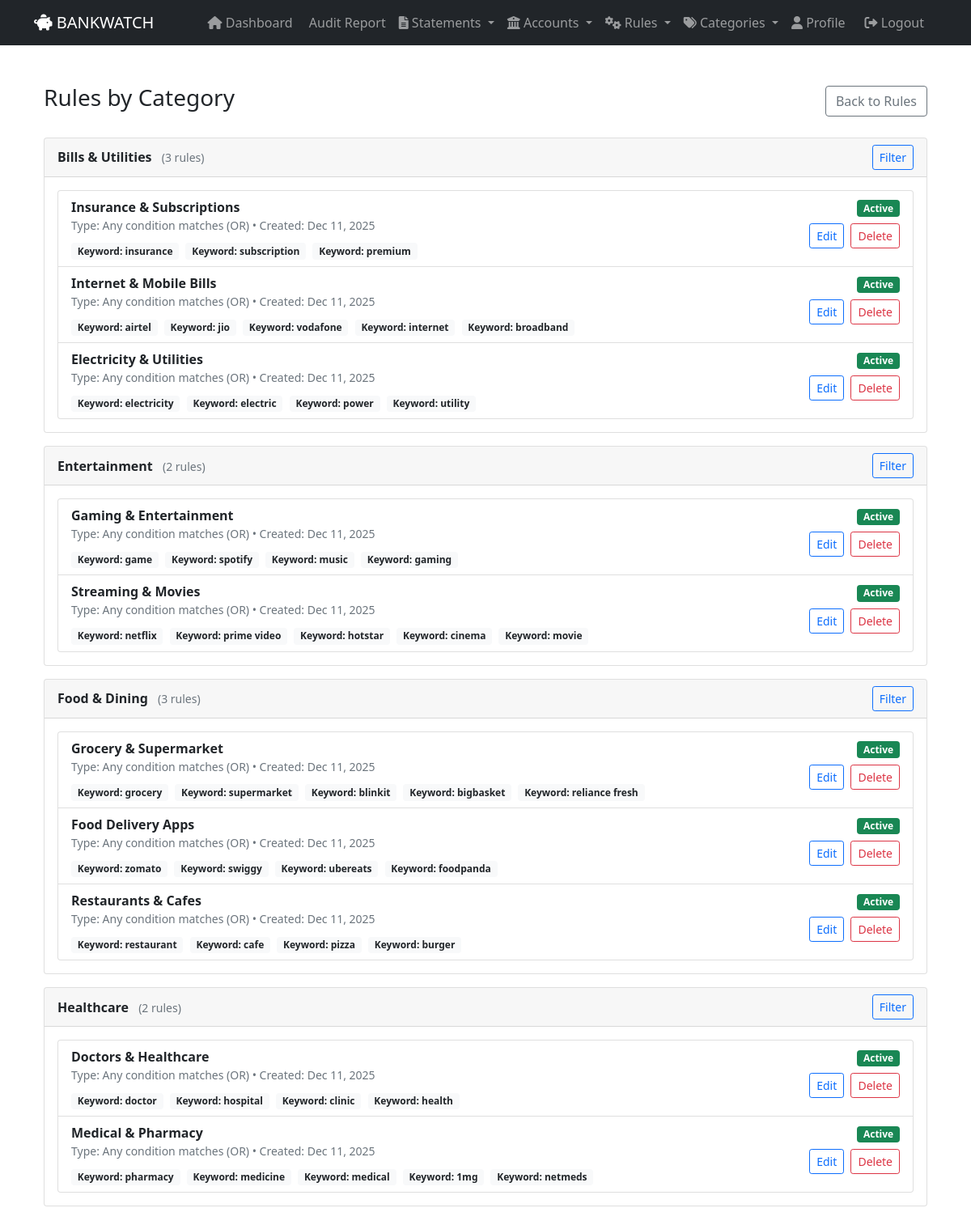
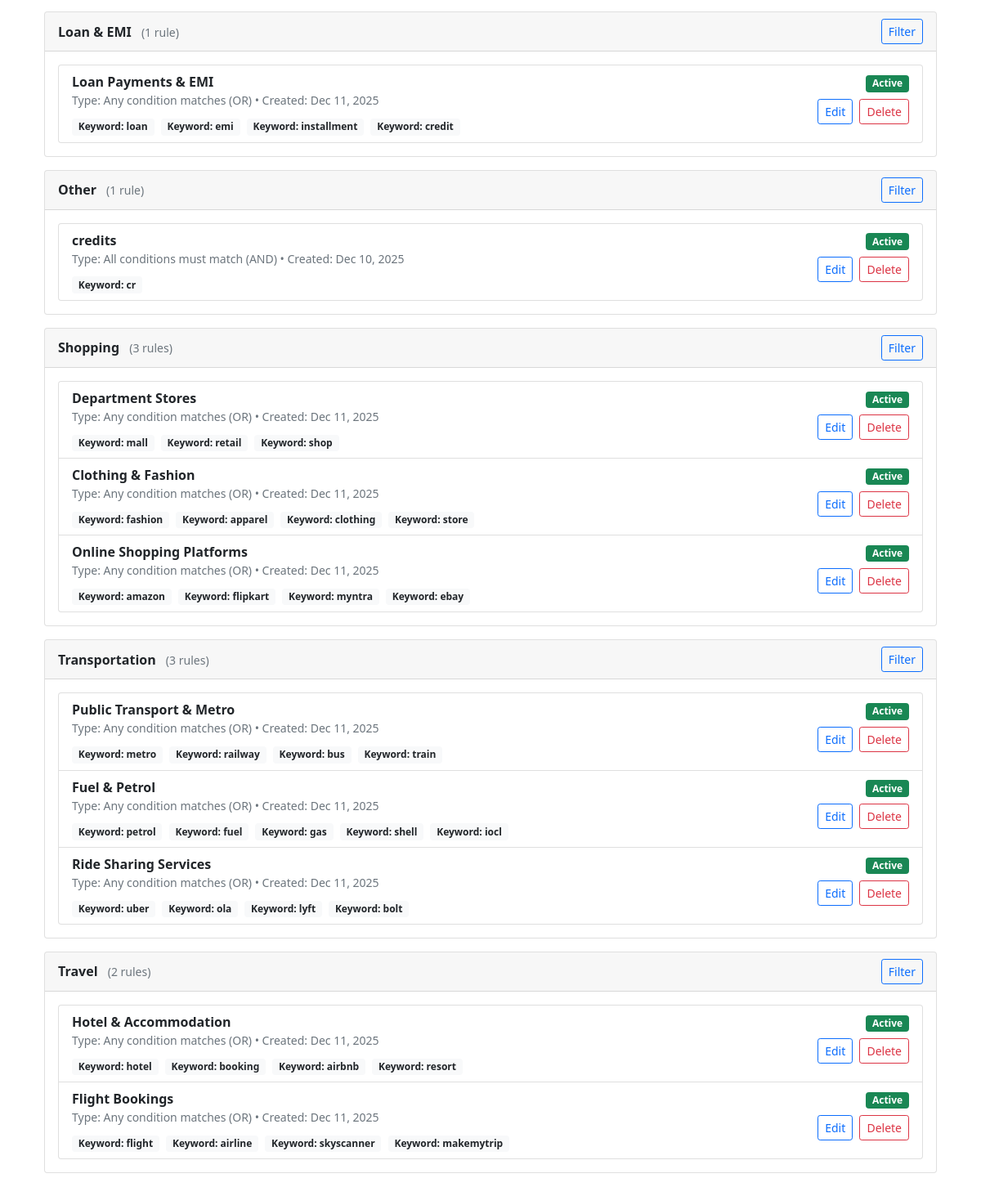
Before: /analyzer/rules/categorized/ (signed in) with the older database file (2 pictures, top to bottom).
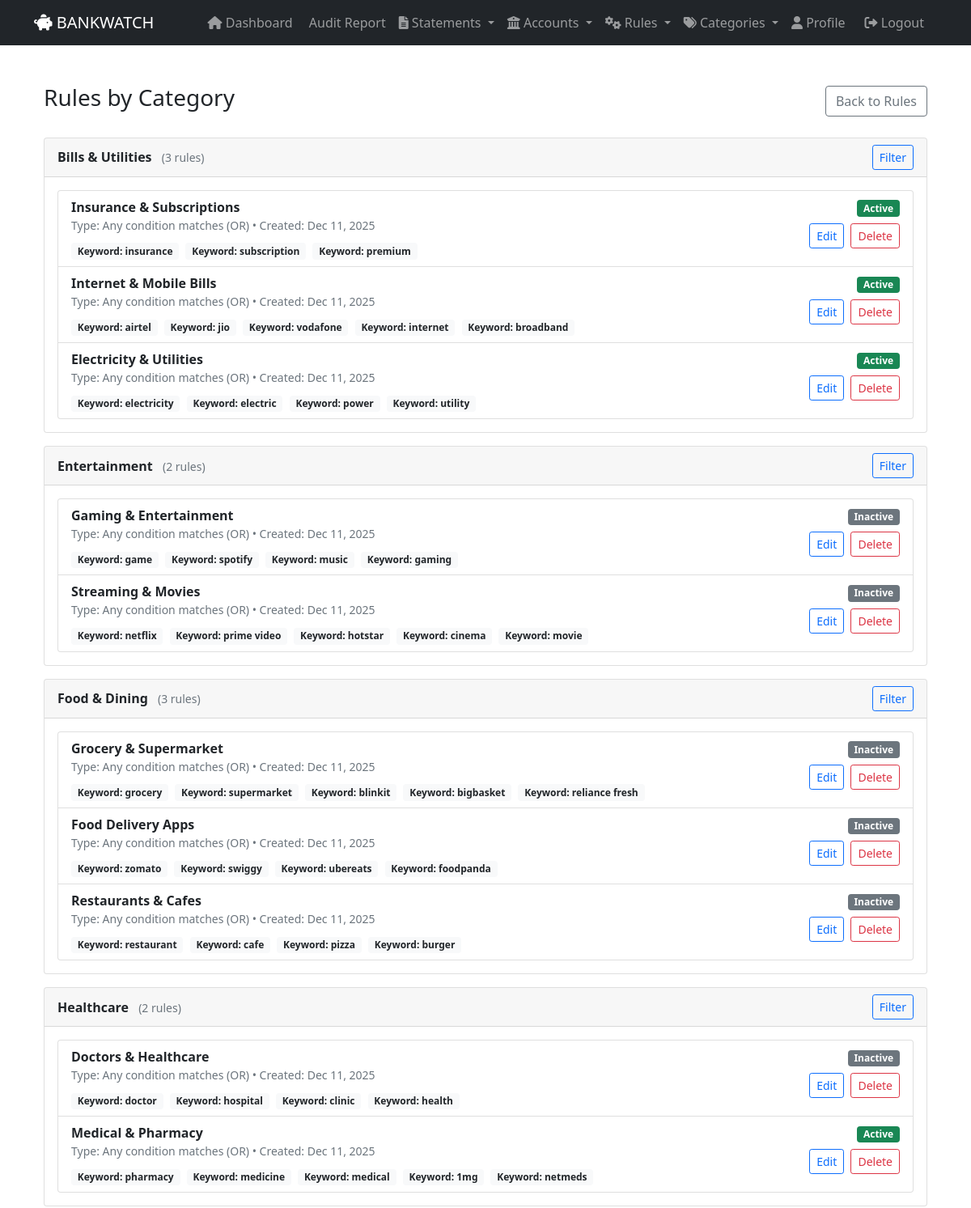
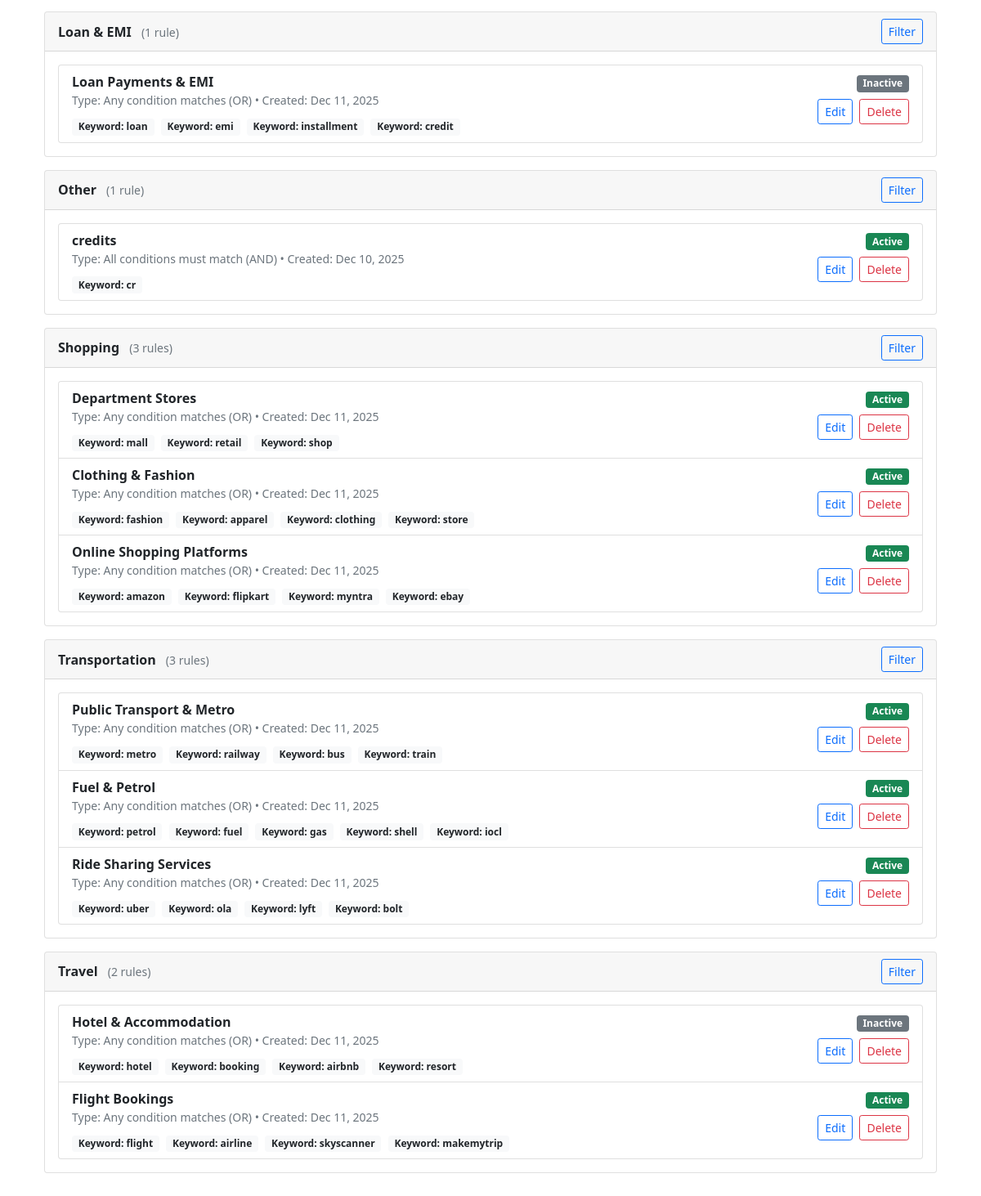
After: the same page with the newer database file (2 pictures, top to bottom).
### analyzer/models.py (models this page shows, shortened)
class Rule(models.Model):
    user = models.ForeignKey(User, on_delete=models.CASCADE, related_name='rules')
    name = models.CharField(max_length=100)
    category = models.CharField(max_length=20, choices=Transaction.CATEGORY_CHOICES, default='OTHER')
    is_active = models.BooleanField(default=True)
    created_at = models.DateTimeField(auto_now_add=True)
    updated_at = models.DateTimeField(auto_now=True)
    RULE_TYPE_CHOICES = [
        ('AND', 'All conditions must match (AND)'),
        ('OR', 'Any condition matches (OR)'),
    ]
    rule_type = models.CharField(max_length=3, choices=RULE_TYPE_CHOICES, default='AND')
    is_default = models.BooleanField(default=False, help_text="Mark as default rule to auto-apply on results page")
    is_summary_rule = models.BooleanField(default=False, help_text="Marks aggregation rules (Total Credit/Debit/etc)")

class RuleCondition(models.Model):
    rule = models.ForeignKey(Rule, on_delete=models.CASCADE, related_name='conditions')
    CONDITION_TYPE_CHOICES = [
        ('KEYWORD', 'Keyword in Description'),
        ('AMOUNT', 'Amount Range'),
        ('DATE', 'Date Range'),
        ('SOURCE', 'Transaction Source/Channel'),
    ]
    condition_type = models.CharField(max_length=20, choices=CONDITION_TYPE_CHOICES)
    keyword = models.CharField(max_length=100, blank=True)
    keyword_match_type = models.CharField(max_length=20, choices=[
        ('CONTAINS', 'Contains'),
        ('STARTS_WITH', 'Starts With'),
        ('ENDS_WITH', 'Ends With'),
        ('EXACT', 'Exact Match'),
    ], blank=True)
    amount_operator = models.CharField(max_length=20, choices=[
        ('EQUALS', 'Equals'),
        ('GREATER_THAN', 'Greater Than'),
        ('LESS_THAN', 'Less Than'),
        ('BETWEEN', 'Between'),
        ('GREATER_THAN_EQUAL', 'Greater Than or Equal'),
        ('LESS_THAN_EQUAL', 'Less Than or Equal'),
    ], blank=True)
    amount_value = models.DecimalField(max_digits=12, decimal_places=2, null=True, blank=True)
    amount_value2 = models.DecimalField(max_digits=12, decimal_places=2, null=True, blank=True)
    date_start = models.DateField(null=True, blank=True)
    date_end = models.DateField(null=True, blank=True)
    source_channel = models.CharField(max_length=50, blank=True, choices=[
        ('PAYTM', 'Paytm'),
        ('PHONEPE', 'PhonePe'),
        ('GOOGLE_PAY', 'Google Pay'),
        ('UPI', 'UPI'),
        ('DEBIT_CARD', 'Debit Card'),
        ('CREDIT_CARD', 'Credit Card'),
        ('NET_BANKING', 'Net Banking'),
        ('CHEQUE', 'Cheque'),
        ('NEFT', 'NEFT'),
        ('RTGS', 'RTGS'),
    ])
    def __str__(self):
        if self.condition_type == 'KEYWORD':
            return f"Keyword: {self.keyword}"
        elif self.condition_type == 'AMOUNT':
            if self.amount_operator == 'BETWEEN' and self.amount_value2:
                return f"Amount between {self.amount_value} and {self.amount_value2}"
            return f"Amount {self.get_amount_operator_display()}: {self.amount_value}"
        elif self.condition_type == 'DATE':
            return f"Date: {self.date_start} to {self.date_end}"
        elif self.condition_type == 'SOURCE':
            return f"Source: {self.get_source_channel_display()}"
        return f"Condition #{self.id}"

### analyzer/views.py (the view)
# urls.py: path('rules/categorized/', views.rules_categorized, name='rules_categorized'),
@login_required
def rules_categorized(request):
    user_rules = Rule.objects.filter(user=request.user).order_by('category', '-created_at')
    grouped = defaultdict(list)
    for rule in user_rules:
        grouped[rule.get_category_display()].append(rule)
    grouped_list = [(category, grouped[category]) for category in sorted(grouped.keys())]
    return render(request, 'analyzer/rules_categorized.html', {
        'grouped_rules': grouped_list,
    })

### templates/analyzer/rules_categorized.html
{% extends 'base.html' %}
{% load static %}
{% block content %}
<div class="container py-4">
  <div class="d-flex justify-content-between align-items-center mb-4">
    <h3>Rules by Category</h3>
    <a href="{% url 'rules_list' %}" class="btn btn-outline-secondary">Back to Rules</a>
  </div>
  {% if grouped_rules %}
    {% for category, rules in grouped_rules %}
      <div class="card mb-3">
        <div class="card-header d-flex justify-content-between align-items-center">
          <div>
            <strong>{{ category }}</strong>
            <small class="text-muted ms-2">({{ rules|length }} rule{{ rules|length|pluralize }})</small>
          </div>
          <div>
            <a href="#" class="btn btn-sm btn-outline-primary" data-category="{{ category }}">Filter</a>
          </div>
        </div>
        <div class="card-body">
          <div class="list-group">
            {% for rule in rules %}
              <div class="list-group-item d-flex justify-content-between align-items-start">
                <div>
                  <div class="fw-bold">{{ rule.name }}</div>
                  <div class="small text-muted">Type: {{ rule.get_rule_type_display }} • Created: {{ rule.created_at|date:"M d, Y" }}</div>
                  <div class="mt-2">
                    {% for condition in rule.conditions.all %}
                      <span class="badge bg-light text-dark me-1">{{ condition }}</span>
                    {% empty %}
                      <span class="text-muted">No conditions</span>
                    {% endfor %}
                  </div>
                </div>
                <div class="text-end">
                  {% if rule.is_active %}
                    <span class="badge bg-success">Active</span>
                  {% else %}
                    <span class="badge bg-secondary">Inactive</span>
                  {% endif %}
                  <div class="mt-2">
                    <a href="{% url 'edit_rule' rule.id %}" class="btn btn-sm btn-outline-primary me-1">Edit</a>
                    <a href="{% url 'delete_rule' rule.id %}" class="btn btn-sm btn-outline-danger">Delete</a>
                  </div>
                </div>
              </div>
            {% endfor %}
          </div>
        </div>
      </div>
    {% endfor %}
  {% else %}
    <div class="text-center py-5">
      <p class="text-muted">No rules found. Create rules to categorize transactions.</p>
      <a href="{% url 'create_rule' %}" class="btn btn-primary">Create Rule</a>
    </div>
  {% endif %}
</div>
{% endblock %}

### templates/base.html (shortened to what this page needs)
<!DOCTYPE html>
<html lang="en">
<head>
    <link href="https://cdn.jsdelivr.net/npm/bootstrap@5.1.3/dist/css/bootstrap.min.css" rel="stylesheet">
    <link rel="stylesheet" href="https://cdnjs.cloudflare.com/ajax/libs/font-awesome/6.0.0/css/all.min.css">
</head>
<body>
    <nav class="navbar navbar-expand-lg navbar-dark bg-dark">
        <div class="container">
            <a class="navbar-brand" href="{% url 'home' %}">
                <i class="fas fa-piggy-bank"></i> BANKWATCH
            </a>
            <div class="collapse navbar-collapse" id="navbarNav">
                <ul class="navbar-nav ms-auto">
                    {% if user.is_authenticated %}
                        <li class="nav-item">
                            <a class="nav-link" href="{% url 'dashboard' %}">
                                <i class="fas fa-home"></i> Dashboard
                            </a>
                        </li>
                        <li class="nav-item">
                            <a class="nav-link" href="{% url 'auditing_report' %}">
                                 Audit Report
                            </a>
                        </li>
                        <li class="nav-item dropdown">
                            <a class="nav-link dropdown-toggle" href="#" id="statementsDropdown" role="button" data-bs-toggle="dropdown">
                                <i class="fas fa-file-alt"></i> Statements
                            </a>
                        </li>
                        <li class="nav-item dropdown">
                            <a class="nav-link dropdown-toggle" href="#" id="accountsDropdown" role="button" data-bs-toggle="dropdown">
                                <i class="fas fa-bank"></i> Accounts
                            </a>
                        </li>
                        <li class="nav-item dropdown">
                            <a class="nav-link dropdown-toggle" href="#" id="rulesDropdown" role="button" data-bs-toggle="dropdown">
                                <i class="fas fa-cogs"></i> Rules
                            </a>
                        </li>
                        <li class="nav-item dropdown">
                            <a class="nav-link dropdown-toggle" href="#" id="categoriesDropdown" role="button" data-bs-toggle="dropdown">
                                <i class="fas fa-tags"></i> Categories
                            </a>
                        </li>
                        <li class="nav-item">
                            <a class="nav-link" href="{% url 'profile' %}">
                                <i class="fas fa-user"></i> Profile
                            </a>
                        </li>
                        <li class="nav-item">
                            <form method="post" action="{% url 'logout' %}" class="d-inline">
                                <button type="submit" class="nav-link btn btn-link" style="border: none; background: none; color: rgba(255,255,255,.55); padding: 8px 16px;">
                                    <i class="fas fa-sign-out-alt"></i> Logout
                                </button>
                            </form>
                        </li>
                    {% endif %}
                </ul>
            </div>
        </div>
    </nav>
    <main class="container mt-4">
        {% block content %}
        {% endblock %}
    </main>
</body>
</html>

Changed rows visible on the page:
changed Rule "Entertainment": is_active "Active" → "Inactive"
changed Rule "Streaming & Movies": is_active "Active" → "Inactive"
changed Rule "Grocery & Supermarket": is_active "Active" → "Inactive"
changed Rule "Food Delivery Apps": is_active "Active" → "Inactive"
changed Rule "Restaurants & Cafes": is_active "Active" → "Inactive"
changed Rule "Healthcare": is_active "Active" → "Inactive"
changed Rule "Loan Payments & EMI": is_active "Active" → "Inactive"
changed Rule "Travel": is_active "Active" → "Inactive"
